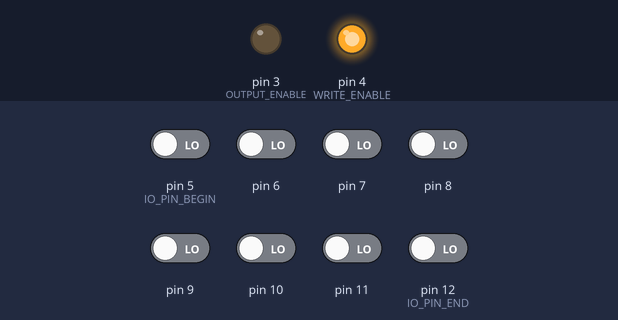
A sketch run on a simulated Arduino Uno, built with avr-gcc and run on an emulated ATmega328P. On the bench: output pins drawn as LEDs (lit = HIGH). The test bench sets the inputs (shaded band); at power-on: pin 5 (IO_PIN_BEGIN), pin 6–11, pin 12 (IO_PIN_END) LOW. What the sketch prints to the serial monitor is not drawn.

Above: at 0.2 s.
Timing chart, 0 to 1.7 s (numbered marks = the images above):
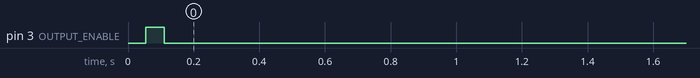

The sketch:

eeprom_tool.ino
```cpp
#include "Adafruit_MCP23017.h"

Adafruit_MCP23017 mcp;

static const uint16_t SERIAL_BAUD = 57600;
static const uint8_t OUTPUT_ENABLE = 3;
static const uint8_t WRITE_ENABLE = 4;
static const uint8_t IO_PIN_BEGIN = 5;
static const uint8_t IO_PIN_END = 12;

void select_address(uint16_t address)
{
    mcp.writeGPIOAB(address);
}

void configure_address_selection()
{
    mcp.begin();

    for (uint8_t i = 0; i < 16; ++i)
    {
        mcp.pinMode(i, OUTPUT);
    }

    select_address(0);
}

void configure_data_io()
{
    pinMode(OUTPUT_ENABLE, OUTPUT);
    pinMode(WRITE_ENABLE, OUTPUT);
}

void configure_serial()
{
    Serial.begin(SERIAL_BAUD);
}

void set_io_direction(uint8_t dir)
{
    for (auto i = IO_PIN_BEGIN; i <= IO_PIN_END; ++i)
    {
        pinMode(i, dir);
    }
}

void set_output_enable()
{
    digitalWrite(OUTPUT_ENABLE, LOW);
}

void clear_output_enable()
{
    digitalWrite(OUTPUT_ENABLE, HIGH);
}

void set_write_enable()
{
    digitalWrite(WRITE_ENABLE, LOW);
}

void clear_write_enable()
{
    digitalWrite(WRITE_ENABLE, HIGH);
}

uint8_t read_eeprom(uint16_t address)
{
    select_address(address);

    uint8_t data = 0;
    for (auto i = IO_PIN_END; i >= IO_PIN_BEGIN; --i)
    {
        data = (data << 1) + digitalRead(i);
    }

    delayMicroseconds(1000);

    return data;
}

void write_eeprom(uint16_t address, uint8_t data)
{
    select_address(address);
    delayMicroseconds(1);

    for (uint8_t i = IO_PIN_BEGIN; i <= IO_PIN_END; ++i)
    {
        digitalWrite(i, data & 1);
        data = data >> 1;
    }

    set_write_enable();
    delayMicroseconds(10);
    clear_write_enable();
    delayMicroseconds(10);
}

void serial_write_hex(uint8_t value)
{
    char buff[3];
    sprintf(buff, "%02x", value);
    Serial.print(buff);
}

void read_data_test()
{
    set_io_direction(INPUT);
    clear_write_enable();
    set_output_enable();

    for (uint8_t i = 0; i < 16; ++i)
    {
        auto data = read_eeprom(i);

        serial_write_hex(data);

        Serial.print(" ");

    }
    Serial.println("");
}

void write_data_test()
{
    clear_output_enable();
    set_io_direction(OUTPUT);

    for (uint8_t i = 0; i < 16; ++i)
    {
        write_eeprom(i, i);
    }
}

void setup()
{
    configure_data_io();
    configure_address_selection();
    clear_write_enable();
    set_output_enable();

    set_io_direction(INPUT);

    configure_serial();

    delay(50);

    write_data_test();

    read_data_test();
}

void loop()
{
}
```
